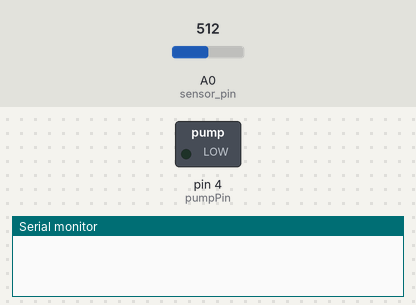
Bench run of a sketch on a simulated Arduino Uno, built with avr-gcc and run on an emulated ATmega328P. Shown: switched loads named in the sketch (green lamp = pin HIGH), the last lines printed to the serial monitor. The test bench sets the inputs (shaded band); at power-on: A0 (sensor_pin) = 512. The modem accepts every AT command (registered, SIM ready, sends succeed) and sends nothing else.

Above: at 0.1 s.
At 21.2 s:
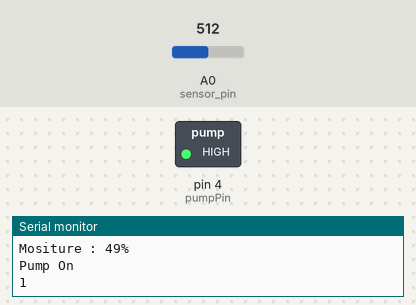
Timing chart, 0 to 22.7 s (numbered marks = the images above):
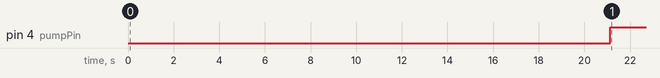

Measured:
- by itself, pin 4 (pumpPin): LOW → HIGH at 21.1 s

The sketch:

Automatic_System.ino
```cpp
   #include <SoftwareSerial.h>
SoftwareSerial GPSModule(3,2);

int sensor_pin = A0;
int output_value ;
String MySendString;
int pumpPin = 4;

void setup() {
  pinMode(pumpPin,OUTPUT);
   digitalWrite(pumpPin,0);
  Serial.begin(9600);
  delay(2000);
  Serial.println("Reading From the Sensor ...");
  GPSModule.begin(9600);
  delay(5000);
  Serial.println("Initializing HTTP... ");
  //delay(10000);
  httpInit();
}

void loop()
{
  output_value= analogRead(sensor_pin);
  output_value = map(output_value,1020,0,0,100);
  Serial.print("Mositure : ");
  Serial.print(output_value);
  Serial.println("%");
  delay(3000);

  if(output_value > 50)
  {
    //Turn off pump
    digitalWrite(pumpPin,0);
    Serial.println("Pump off");
  }
  else
  {
    //Turn on pump
    digitalWrite(pumpPin,1);
    Serial.println("Pump On");
  }
  int pumpStatus = digitalRead(pumpPin);
  Serial.println(pumpStatus);
  MySendString = String(output_value) + "," + String(pumpStatus);
  sendData(MySendString);
}

void httpInit()
{
   /********************/
  // Initialize GSM to enter GPRS mode for internet conection
  GPSModule.println("AT+HTTPINIT");
  GPSModule.print("\n");
  updateSerial();
  delay(1000);

  GPSModule.println("AT+CGATT=1");
  delay(2000);
  updateSerial();

  GPSModule.println("AT+SAPBR=3,1,\"CONTYPE\",\"GPRS\"");
  delay(2000);
  updateSerial();

  // Remember to change to the network provider you are using
  GPSModule.println("AT+SAPBR=3,1,\"APN\",\"SAFARICOM\"");
  delay(2000);
  updateSerial();

  GPSModule.println("AT+SAPBR=1,1");
  delay(2000);
  updateSerial();

  GPSModule.println("AT+SAPBR=2,1");
  delay(2000);
  updateSerial();
  /********************/
}

void sendData(String data)
{
  // Append the sensor value to the server URL
  GPSModule.print("AT+HTTPPARA=\"URL\",\"http://heriplex.com/irrig/getval.php?g=");
  GPSModule.print(data);
  GPSModule.println("\"");
  delay(1000);
  updateSerial();
  // Now POST the data to the cloud
  GPSModule.println("AT+HTTPACTION=1");
  delay(2000);
  //Serial1.println("AT+CGATT=0");
  //delay(3000);
}

void updateSerial()
{
  while(GPSModule.available())
  {
    Serial.write(GPSModule.read());//Forward what Software Serial received to Serial Port
  }
}
```
